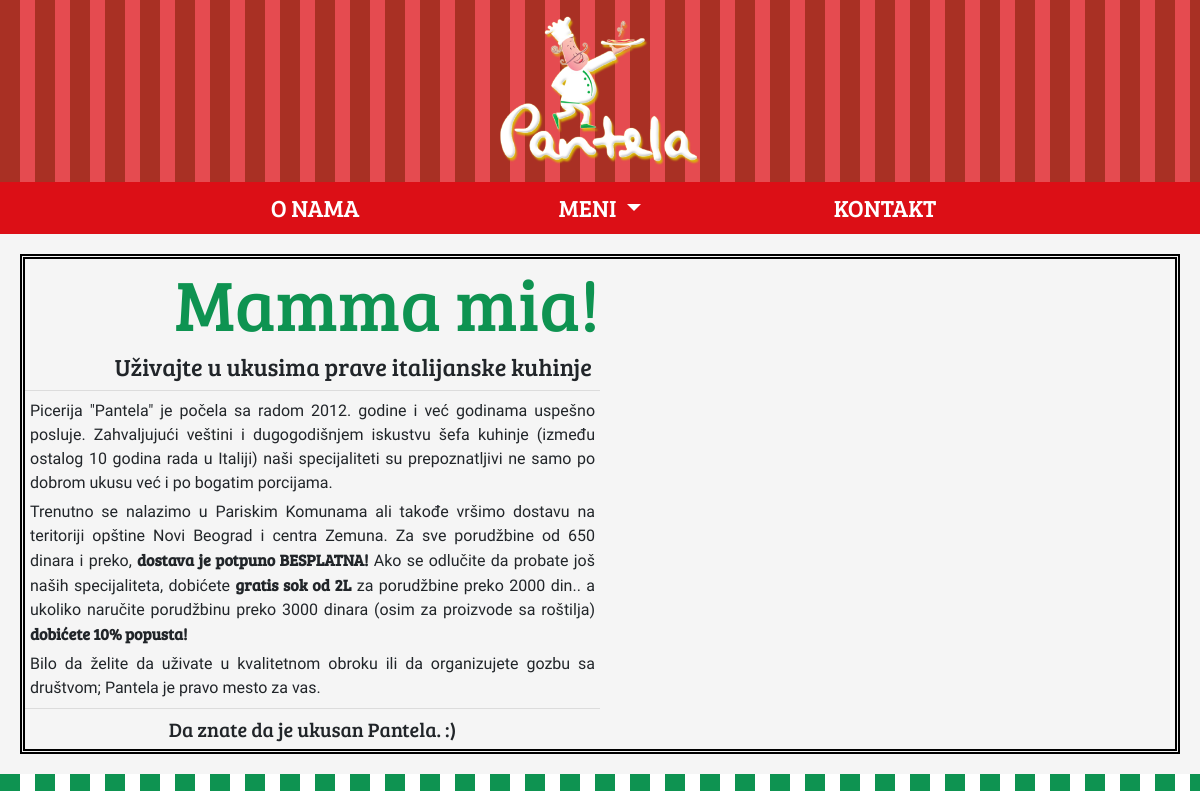
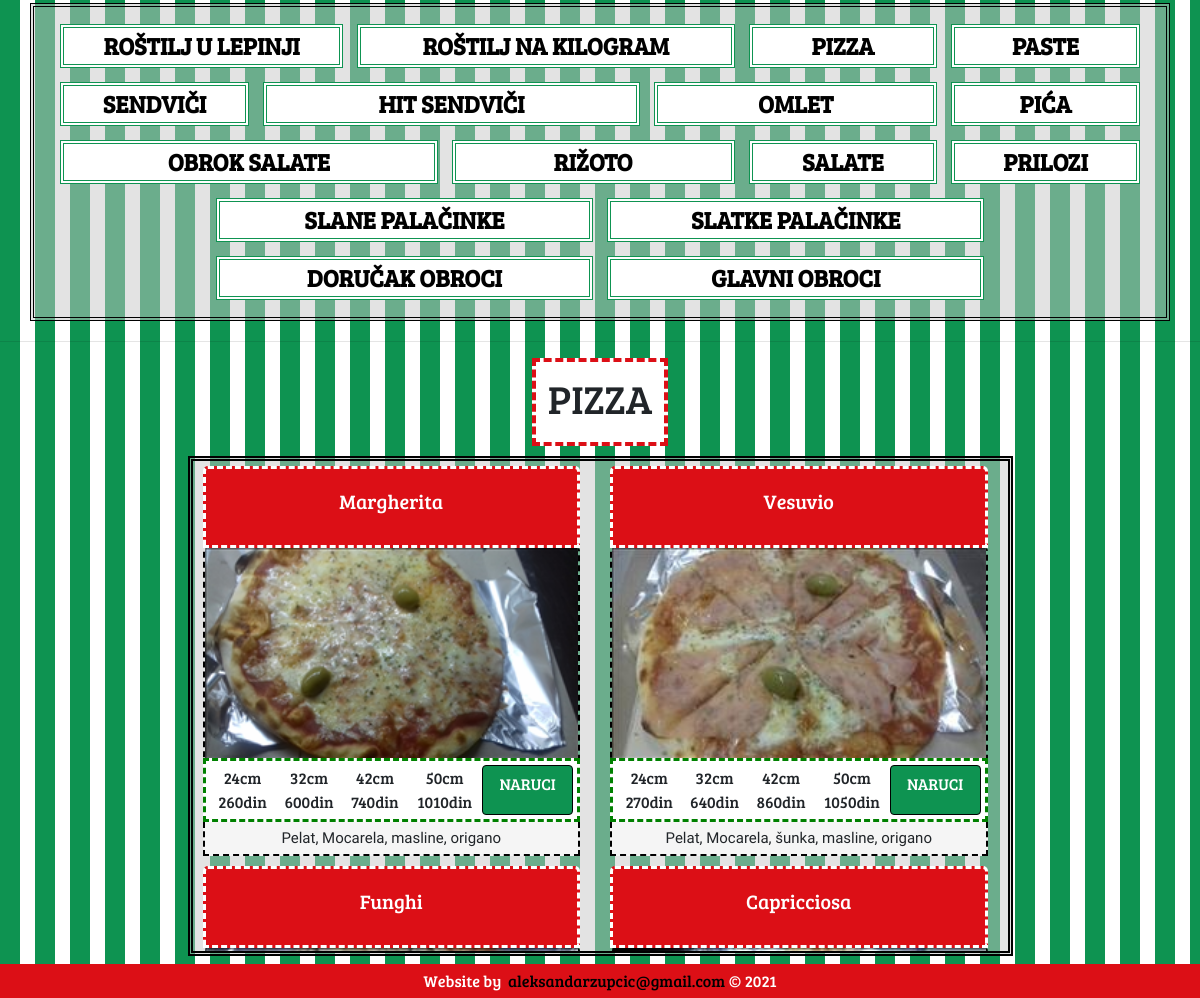
Screenshot of /index.php?menu=pizza with the database file from the repository (2 pictures, top to bottom).
### tables this page shows
CREATE TABLE `menu_list` (
  `Id` int(11) NOT NULL,
  `Naziv` varchar(40) NOT NULL,
  `Alias` varchar(40) NOT NULL
);

CREATE TABLE `pizza` (
  `Id` int(11) NOT NULL,
  `Naziv` varchar(40) NOT NULL,
  `Slika` text NOT NULL,
  `Dodatno` text NOT NULL
);

CREATE TABLE `cenovnik` (
  `Id` int(11) NOT NULL,
  `Kolicina` varchar(20) NOT NULL,
  `Cena` int(11) NOT NULL,
  `Tip` varchar(40) NOT NULL,
  `Proizvod` int(11) NOT NULL
);

### php/menu_item.php (the view, shortened to what this page needs)
<?php
    $where_from = $_GET["menu"];
    $query = "SELECT * FROM $where_from";
    $menu_items = mysqli_query($conn, $query);
    while($item = mysqli_fetch_assoc($menu_items)){
?>
<div class = "col-lg-6">
    <div class="card">
        <div class="card-body menu-title text-center">
            <h5 class="card-title">
                <?= $item["Naziv"]; ?>
            </h5>
        </div>
        <?php if($item["Slika"] !== ''): ?>
        <img class = "card-img-top menu-img"
            src = "<?="img/".$where_from."/".$item["Slika"];?>"
            alt="Card image cap"/>
        <?php endif; ?>
        <div class = "menu-pricing p-1">
            <div class = "row no-gutters">
                <div class = "col-sm-9">
                    <table class = "w-100 text-center">
                        <tbody>
                            <tr>
                                <?php
                                    $query = "SELECT c.Kolicina, c.Cena FROM cenovnik AS c WHERE c.proizvod = ".$item["Id"]." AND c.tip = '".$where_from."'";
                                    $item_price = mysqli_query($conn, $query);
                                    while($price = mysqli_fetch_assoc($item_price)){
                                        echo "<td>";
                                            echo '<a>';
                                                echo '<span class = "menu-price">'.$price["Kolicina"].'</span>';
                                                echo '<br/>'.$price["Cena"].'din';
                                            echo '</a>';
                                        echo "</td>";
                                    }
                                ?>
                            </tr>
                    </table>
                </div>
                <div class = "col-sm-3 d-flex justify-items-center">
                    <a name = "" id="" class="btn btn-primary naruci w-100" href = "tel:0613181898" role="button">
                        NARUCI
                    </a>
                </div>
            </div>
        </div>
        <?php if(isset($item["Dodatno"])): ?>
        <div class = "dodatno">
            <p>
                <?= $item["Dodatno"]; ?>
            </p>
        </div>
        <?php endif; ?>
    </div>
</div>
<?php } ?>

### php/menu_display.php (shortened to what this page needs)
<?php include "connect.php"; ?>
<div class = "main-title">
    <?php
        $get_name_sql = "SELECT Naziv FROM menu_list WHERE Alias = '".$_GET["menu"]."'";
        $get_name = mysqli_query($conn, $get_name_sql);
        echo "<h1>".mysqli_fetch_row($get_name)[0]."</h1>";
    ?>
</div>
<div class = "container my-2">
    <div class = "row">
        <div class = "col-lg-9 mx-auto">
            <div class = "menu-options">
                <div class = "container">
                    <div class = "row">
                        <?php include "menu_item.php"; ?>
                    </div>
                </div>
            </div>
        </div>
    </div>
</div>

### styles/color-scheme.css (style rules this page uses)
:root { --pantela-red: rgba(220, 15, 22); --pantela-green: rgba(14, 147, 81); }

### styles/main.css (style rules this page uses)
body { background: repeating-linear-gradient( 90deg, var(--pantela-green), var(--pantela-green) 20px, white 10px, white 35px); }
a { color: black; cursor: pointer !important; }
.main-title { text-align: center; border: 4px dashed; padding: 12px; width: fit-content; margin: 10px auto; border-color: var(--pantela-red); background-color: white; text-transform: uppercase !important; font-weight: bold; }

### styles/pg-meni.css (style rules this page uses)
.menu-options { background-color: rgba(200, 200, 200, 0.5); overflow-y: auto; max-height: 500px; border: 5px double black; }
.menu-options .card { margin: 5px; margin-left: -5px; border: none; background: none; }
.menu-title { background-color: var(--pantela-red); border: 3px dashed white; border-top-left-radius: 5px; border-top-right-radius: 5px; }
.menu-title h5 { color: white; font-size: 20px !important; }
.menu-img { border: 2px dashed black; border-top: none; border-bottom: none; }
.menu-pricing { border: 3px dashed green; background: white; }
.menu-pricing a { width: 100%; display: inline-block; }
.naruci { background-color: var(--pantela-green); border-color: black; }
.dodatno { background-color: whitesmoke; padding: 5px; border: 2px dashed black; border-top: none; }
.dodatno p { margin: 0; font-size: 15px; text-align: center; }

### styles/media-queries.css (style rules this page uses)
@media only screen and (min-width: 992px) { .menu-img { height: 210px; } }

### rows the page displays
menu_list: Naziv "PIZZA"
pizza: Naziv "Margherita", Slika (picture), Dodatno "Pelat, Mocarela, masline, origano"
cenovnik: Kolicina "24cm", Cena "260"
cenovnik: Kolicina "32cm", Cena "600"
cenovnik: Kolicina "42cm", Cena "740"
cenovnik: Kolicina "50cm", Cena "1010"
pizza: Naziv "Vesuvio", Slika (picture), Dodatno "Pelat, Mocarela, šunka, masline, origano"
cenovnik: Kolicina "24cm", Cena "270"
cenovnik: Kolicina "32cm", Cena "640"
cenovnik: Kolicina "42cm", Cena "860"
cenovnik: Kolicina "50cm", Cena "1050"
pizza: Naziv "Funghi", Slika (picture)
pizza: Naziv "Capricciosa", Slika (picture)
